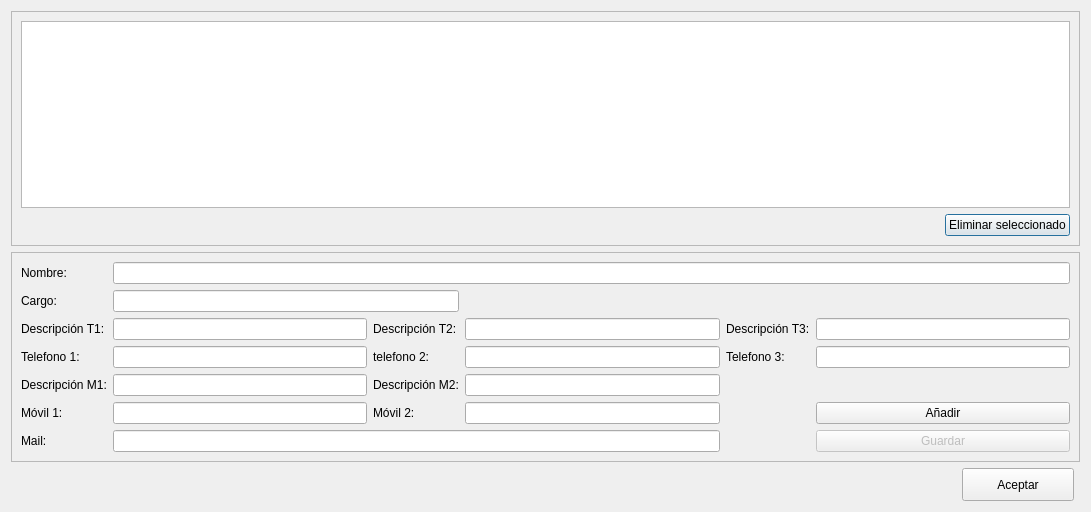
<?xml version="1.0" encoding="UTF-8"?>
<ui version="4.0">
 <class>frmPersonasContactoCliente</class>
 <widget class="QDialog" name="frmPersonasContactoCliente">
  <property name="geometry">
   <rect>
    <x>0</x>
    <y>0</y>
    <width>1091</width>
    <height>512</height>
   </rect>
  </property>
  <property name="windowTitle">
   <string>Personas de contacto</string>
  </property>
  <property name="windowIcon">
   <iconset>
    <normaloff>:/Icons/PNG/Maya.png</normaloff>:/Icons/PNG/Maya.png</iconset>
  </property>
  <layout class="QGridLayout" name="gridLayout_3">
   <item row="0" column="0" colspan="3">
    <widget class="QFrame" name="frame">
     <property name="frameShape">
      <enum>QFrame::StyledPanel</enum>
     </property>
     <property name="frameShadow">
      <enum>QFrame::Raised</enum>
     </property>
     <layout class="QGridLayout" name="gridLayout">
      <item row="1" column="1">
       <widget class="QPushButton" name="btnEliminar">
        <property name="styleSheet">
         <string notr="true">color: rgb(0, 0, 0);</string>
        </property>
        <property name="text">
         <string>Eliminar seleccionado</string>
        </property>
        <property name="icon">
         <iconset resource="../maya.qrc">
          <normaloff>:/Icons/PNG/Delete.png</normaloff>:/Icons/PNG/Delete.png</iconset>
        </property>
        <property name="iconSize">
         <size>
          <width>15</width>
          <height>15</height>
         </size>
        </property>
       </widget>
      </item>
      <item row="1" column="0">
       <spacer name="horizontalSpacer_2">
        <property name="orientation">
         <enum>Qt::Horizontal</enum>
        </property>
        <property name="sizeHint" stdset="0">
         <size>
          <width>40</width>
          <height>20</height>
         </size>
        </property>
       </spacer>
      </item>
      <item row="0" column="0" colspan="2">
       <widget class="QTableView" name="tabla_PersonasContacto">
        <property name="alternatingRowColors">
         <bool>true</bool>
        </property>
        <property name="selectionMode">
         <enum>QAbstractItemView::SingleSelection</enum>
        </property>
        <property name="selectionBehavior">
         <enum>QAbstractItemView::SelectRows</enum>
        </property>
        <attribute name="horizontalHeaderStretchLastSection">
         <bool>true</bool>
        </attribute>
       </widget>
      </item>
     </layout>
    </widget>
   </item>
   <item row="1" column="0" colspan="3">
    <widget class="QFrame" name="frame_2">
     <property name="frameShape">
      <enum>QFrame::StyledPanel</enum>
     </property>
     <property name="frameShadow">
      <enum>QFrame::Raised</enum>
     </property>
     <layout class="QGridLayout" name="gridLayout_2">
      <item row="4" column="2">
       <widget class="QLabel" name="label_9">
        <property name="text">
         <string>Descripción M2:</string>
        </property>
       </widget>
      </item>
      <item row="2" column="1">
       <widget class="QLineEdit" name="txtDescripcionT1"/>
      </item>
      <item row="3" column="2">
       <widget class="QLabel" name="label_3">
        <property name="text">
         <string>telefono 2:</string>
        </property>
       </widget>
      </item>
      <item row="3" column="3">
       <widget class="QLineEdit" name="txtTelefono2"/>
      </item>
      <item row="4" column="0">
       <widget class="QLabel" name="label_8">
        <property name="text">
         <string>Descripción M1:</string>
        </property>
       </widget>
      </item>
      <item row="2" column="4">
       <widget class="QLabel" name="label_7">
        <property name="text">
         <string>Descripción T3:</string>
        </property>
       </widget>
      </item>
      <item row="2" column="5">
       <widget class="QLineEdit" name="txtDescripcionT3"/>
      </item>
      <item row="1" column="0">
       <widget class="QLabel" name="label_10">
        <property name="text">
         <string>Cargo:</string>
        </property>
       </widget>
      </item>
      <item row="2" column="0">
       <widget class="QLabel" name="label_5">
        <property name="text">
         <string>Descripción T1:</string>
        </property>
       </widget>
      </item>
      <item row="2" column="3">
       <widget class="QLineEdit" name="txtDescripcionT2"/>
      </item>
      <item row="2" column="2">
       <widget class="QLabel" name="label_6">
        <property name="text">
         <string>Descripción T2:</string>
        </property>
       </widget>
      </item>
      <item row="3" column="4">
       <widget class="QLabel" name="label_4">
        <property name="text">
         <string>Telefono 3:</string>
        </property>
       </widget>
      </item>
      <item row="0" column="0">
       <widget class="QLabel" name="label">
        <property name="text">
         <string>Nombre:</string>
        </property>
       </widget>
      </item>
      <item row="4" column="3">
       <widget class="QLineEdit" name="txtDescripcionM2"/>
      </item>
      <item row="5" column="2">
       <widget class="QLabel" name="label_12">
        <property name="text">
         <string>Móvil 2:</string>
        </property>
       </widget>
      </item>
      <item row="4" column="1">
       <widget class="QLineEdit" name="txtDescripcionM1"/>
      </item>
      <item row="3" column="1">
       <widget class="QLineEdit" name="txtTelefono1"/>
      </item>
      <item row="0" column="1" colspan="5">
       <widget class="QLineEdit" name="txtNombre"/>
      </item>
      <item row="5" column="3">
       <widget class="QLineEdit" name="txtMovil2"/>
      </item>
      <item row="3" column="0">
       <widget class="QLabel" name="label_2">
        <property name="text">
         <string>Telefono 1:</string>
        </property>
       </widget>
      </item>
      <item row="5" column="1">
       <widget class="QLineEdit" name="txtMovil1"/>
      </item>
      <item row="5" column="0">
       <widget class="QLabel" name="label_11">
        <property name="text">
         <string>Móvil 1:</string>
        </property>
       </widget>
      </item>
      <item row="1" column="1" colspan="2">
       <widget class="QLineEdit" name="txtCargo"/>
      </item>
      <item row="3" column="5">
       <widget class="QLineEdit" name="txtTelefono3"/>
      </item>
      <item row="5" column="5">
       <widget class="QPushButton" name="btnAnadir">
        <property name="styleSheet">
         <string notr="true">color: rgb(0, 0, 0);</string>
        </property>
        <property name="text">
         <string>Añadir</string>
        </property>
        <property name="icon">
         <iconset resource="../maya.qrc">
          <normaloff>:/Icons/PNG/add.png</normaloff>:/Icons/PNG/add.png</iconset>
        </property>
        <property name="iconSize">
         <size>
          <width>15</width>
          <height>15</height>
         </size>
        </property>
       </widget>
      </item>
      <item row="6" column="0">
       <widget class="QLabel" name="label_13">
        <property name="text">
         <string>Mail:</string>
        </property>
       </widget>
      </item>
      <item row="6" column="1" colspan="3">
       <widget class="QLineEdit" name="txtMail"/>
      </item>
      <item row="6" column="5">
       <widget class="QPushButton" name="btnGuardar">
        <property name="enabled">
         <bool>false</bool>
        </property>
        <property name="text">
         <string>Guardar</string>
        </property>
        <property name="icon">
         <iconset resource="../maya.qrc">
          <normaloff>:/Icons/PNG/Save.png</normaloff>:/Icons/PNG/Save.png</iconset>
        </property>
       </widget>
      </item>
     </layout>
    </widget>
   </item>
   <item row="2" column="0">
    <spacer name="horizontalSpacer">
     <property name="orientation">
      <enum>Qt::Horizontal</enum>
     </property>
     <property name="sizeHint" stdset="0">
      <size>
       <width>648</width>
       <height>20</height>
      </size>
     </property>
    </spacer>
   </item>
   <item row="2" column="1">
    <widget class="QPushButton" name="btnAceptar">
     <property name="minimumSize">
      <size>
       <width>112</width>
       <height>33</height>
      </size>
     </property>
     <property name="styleSheet">
      <string notr="true"/>
     </property>
     <property name="text">
      <string>Aceptar</string>
     </property>
     <property name="icon">
      <iconset resource="../maya.qrc">
       <normaloff>:/Icons/PNG/OK.png</normaloff>:/Icons/PNG/OK.png</iconset>
     </property>
     <property name="iconSize">
      <size>
       <width>15</width>
       <height>15</height>
      </size>
     </property>
    </widget>
   </item>
  </layout>
 </widget>
 <tabstops>
  <tabstop>txtNombre</tabstop>
  <tabstop>txtCargo</tabstop>
  <tabstop>txtDescripcionT1</tabstop>
  <tabstop>txtTelefono1</tabstop>
  <tabstop>txtDescripcionT2</tabstop>
  <tabstop>txtTelefono2</tabstop>
  <tabstop>txtDescripcionT3</tabstop>
  <tabstop>txtTelefono3</tabstop>
  <tabstop>txtDescripcionM1</tabstop>
  <tabstop>txtMovil1</tabstop>
  <tabstop>txtDescripcionM2</tabstop>
  <tabstop>txtMovil2</tabstop>
  <tabstop>txtMail</tabstop>
  <tabstop>btnAnadir</tabstop>
  <tabstop>btnGuardar</tabstop>
  <tabstop>tabla_PersonasContacto</tabstop>
  <tabstop>btnAceptar</tabstop>
  <tabstop>btnEliminar</tabstop>
 </tabstops>
 <resources>
  <include location="../maya.qrc"/>
 </resources>
 <connections>
  <connection>
   <sender>btnAceptar</sender>
   <signal>clicked()</signal>
   <receiver>frmPersonasContactoCliente</receiver>
   <slot>accept()</slot>
   <hints>
    <hint type="sourcelabel">
     <x>1075</x>
     <y>502</y>
    </hint>
    <hint type="destinationlabel">
     <x>480</x>
     <y>453</y>
    </hint>
   </hints>
  </connection>
  <connection>
   <sender>btnAnadir</sender>
   <signal>clicked()</signal>
   <receiver>frmPersonasContactoCliente</receiver>
   <slot>Anadir()</slot>
   <hints>
    <hint type="sourcelabel">
     <x>1071</x>
     <y>425</y>
    </hint>
    <hint type="destinationlabel">
     <x>327</x>
     <y>444</y>
    </hint>
   </hints>
  </connection>
 </connections>
 <slots>
  <slot>Anadir()</slot>
  <slot>Borrar()</slot>
 </slots>
</ui>
